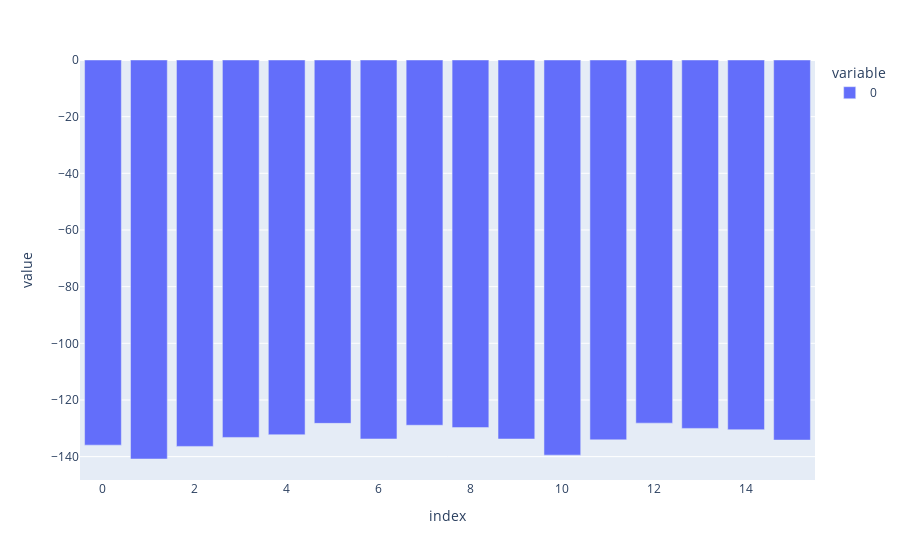

Notebook code for this chart:
### Code cell
import plotly.express as px
px.bar(a[16:32])

### Figure 1 — Plotly figure (JSON) as saved in the notebook; plotly's stock layout.template omitted (floating-point values rounded to 4 significant figures)
{"data": [{"alignmentgroup": "True", "hovertemplate": "variable=0<br>index=%{x}<br>value=%{y}<extra></extra>", "legendgroup": "0", "marker": {"color": "#636efa", "pattern": {"shape": ""}}, "name": "0", "offsetgroup": "0", "orientation": "v", "showlegend": true, "textposition": "auto", "type": "bar", "x": [0, 1, 2, 3, 4, 5, 6, 7, 8, 9, 10, 11, 12, 13, 14, 15], "xaxis": "x", "y": [-135.9, -140.8, -136.4, -133.2, -132.3, -128.3, -133.8, -128.9, -129.8, -133.8, -139.5, -134.1, -128.2, -130.0, -130.5, -134.2], "yaxis": "y"}], "layout": {"barmode": "relative", "legend": {"title": {"text": "variable"}, "tracegroupgap": 0}, "margin": {"t": 60}, "xaxis": {"anchor": "y", "domain": [0, 1], "title": {"text": "index"}}, "yaxis": {"anchor": "x", "domain": [0, 1], "title": {"text": "value"}}}}
